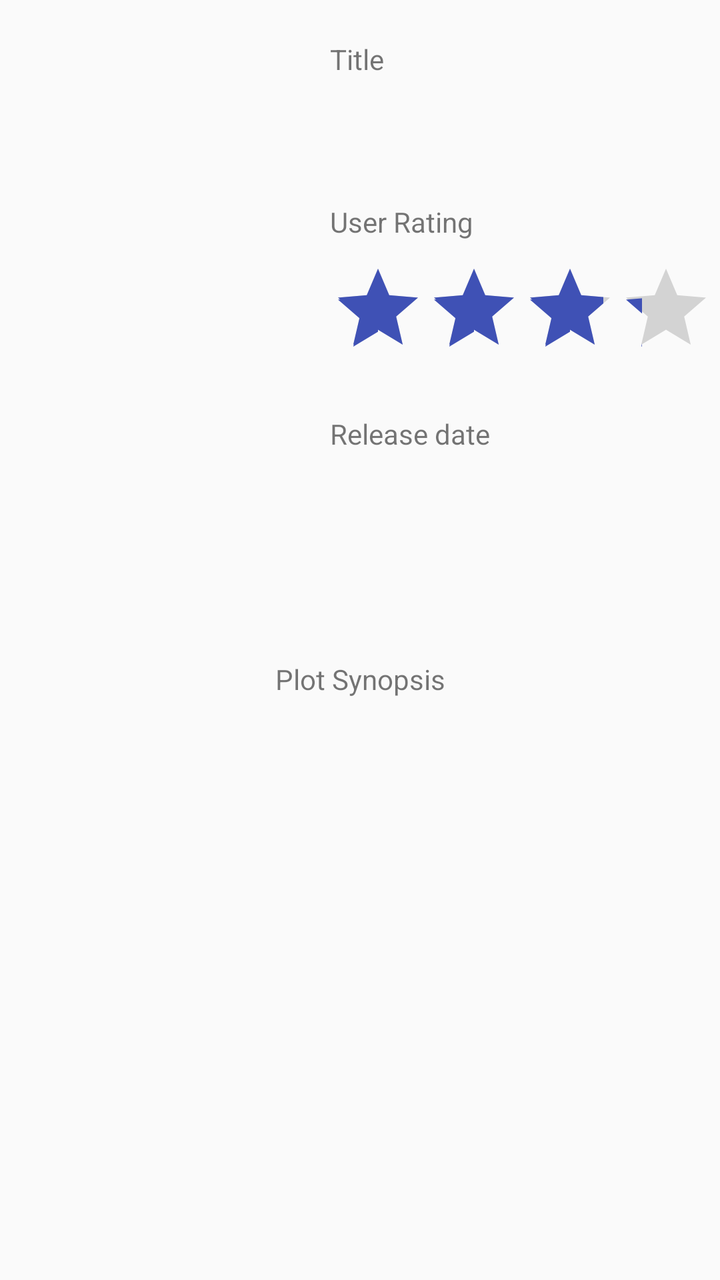
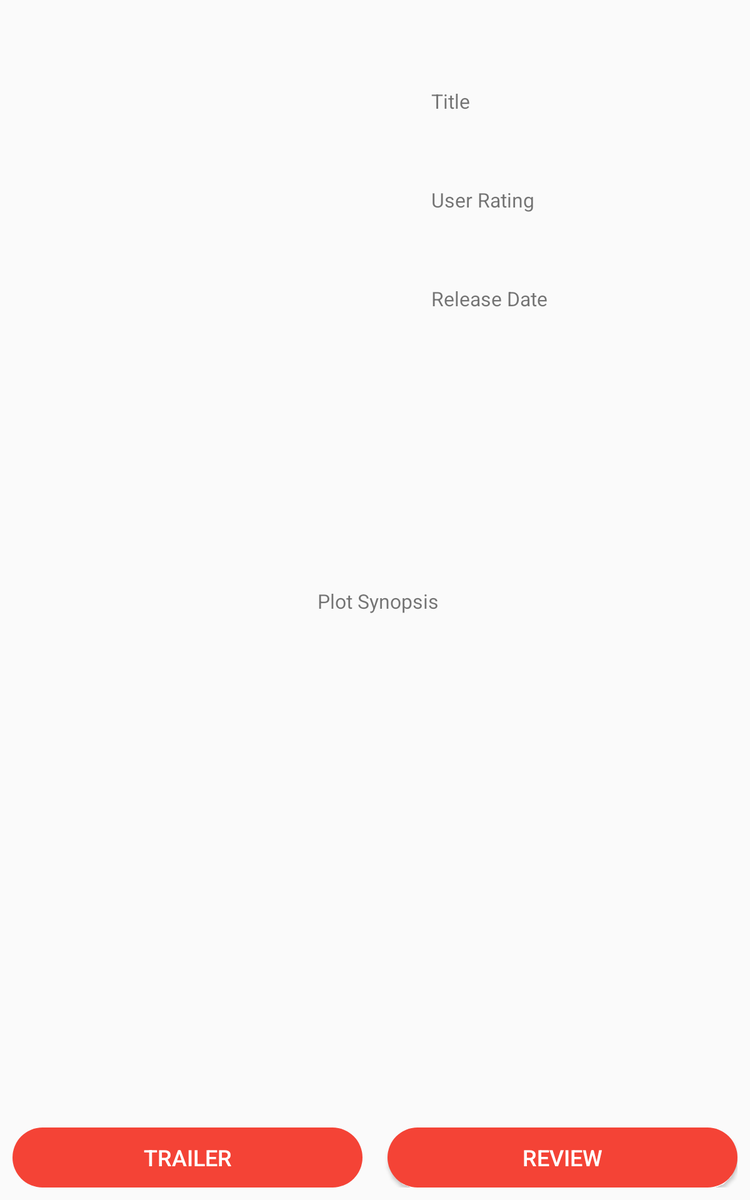

One screen, two layout resources from the same app: the default and the repository's alternative for another configuration. Each is rendered where Android would select it; the XML of both is given below.
<!-- AndroidManifest.xml: application theme AppTheme -->
<!-- res/layout/activity_movie.xml -->
<?xml version="1.0" encoding="utf-8"?>
<RelativeLayout xmlns:android="http://schemas.android.com/apk/res/android"
    android:layout_width="match_parent"
    android:layout_height="match_parent">

    <ImageView
        android:id="@+id/img_movie2"
        android:layout_width="135dp"
        android:layout_height="280dp"
        android:layout_alignParentLeft="true"
        android:layout_marginLeft="10dp"
        android:layout_marginTop="10dp"
        android:scaleType="fitCenter"         />


    <LinearLayout
        android:layout_width="match_parent"
        android:layout_height="match_parent"
        android:layout_alignBottom="@id/img_movie2"
        android:layout_marginLeft="20dp"
        android:layout_marginTop="20dp"
        android:layout_toRightOf="@id/img_movie2"
        android:orientation="vertical">

        <TextView
            android:id="@+id/tv_title_label2"
            android:layout_width="wrap_content"
            android:layout_height="wrap_content"
            android:text="Title" />

        <TextView
            android:id="@+id/tv_title_name2"
            android:layout_width="wrap_content"
            android:layout_height="wrap_content"
            android:layout_marginTop="10dp"

            android:textSize="24dp" />

        <TextView
            android:id="@+id/tv_user_rating_label2"
            android:layout_width="wrap_content"
            android:layout_height="wrap_content"
            android:layout_marginTop="20dp"
            android:text="User Rating" />

        <RatingBar
            android:id="@+id/rating_bar"
            android:layout_width="wrap_content"
            android:layout_height="wrap_content"

            android:numStars="5"
            android:rating="3.5"
            android:layout_marginTop="10dp" />

        <TextView
            android:id="@+id/tv_date_label2"
            android:layout_width="wrap_content"
            android:layout_height="wrap_content"
            android:layout_marginTop="20dp"
            android:text="Release date" />

        <TextView
            android:id="@+id/tv_date2"
            android:layout_width="wrap_content"
            android:layout_height="wrap_content"
            android:layout_marginTop="10dp"

            android:textSize="24dp" />


    </LinearLayout>

    <TextView
        android:id="@+id/tv_synopsis_label2"
        android:layout_width="match_parent"
        android:layout_height="wrap_content"
        android:layout_marginTop="40dp"
        android:text="Plot Synopsis"
        android:gravity="center"
        android:layout_below="@id/img_movie2" />
    <TextView
        android:id="@+id/tv_synopsis2"
        android:layout_width="match_parent"
        android:layout_height="wrap_content"
        android:layout_marginTop="20dp"
         android:gravity="center"
        android:layout_below="@id/tv_synopsis_label2" />


</RelativeLayout>
<!-- resources referenced by this layout -->
<resources>
  <style name="AppTheme" parent="Theme.AppCompat.Light.DarkActionBar">
          
          <item name="colorPrimary">@color/colorPrimary</item>
          <item name="colorPrimaryDark">@color/colorPrimaryDark</item>
          <item name="colorAccent">@color/colorAccent</item>
      </style>
  <color name="colorPrimary">#F44336</color>
  <color name="colorPrimaryDark">#B9332A</color>
  <color name="colorAccent">#3F51B5</color>
</resources>
<!-- res/layout-sw600dp/activity_movie.xml (the repository's variant of the layout above) -->
<!-- drawn on a 7-inch tablet held upright -->
<?xml version="1.0" encoding="utf-8"?>
<RelativeLayout xmlns:android="http://schemas.android.com/apk/res/android"
    android:layout_width="match_parent"
    android:layout_height="match_parent">

    <ImageView
        android:id="@+id/img_movie2"
        android:layout_width="200dp"
        android:layout_height="320dp"
        android:layout_alignParentLeft="true"
        android:layout_marginLeft="70dp"
        android:layout_marginTop="70dp"
        android:scaleType="fitCenter"         />


    <LinearLayout
        android:layout_width="match_parent"
        android:layout_height="wrap_content"

        android:layout_marginLeft="70dp"
        android:layout_marginTop="70dp"
        android:layout_toRightOf="@id/img_movie2"
        android:orientation="vertical">

        <TextView
            android:id="@+id/tv_title_label2"
            android:layout_width="wrap_content"
            android:layout_height="wrap_content"
            style="@style/label_text"
            android:layout_marginTop="0dp"
            android:text="@string/label_title" />

        <TextView
            android:id="@+id/tv_title_name2"
            android:layout_width="wrap_content"
            android:layout_height="wrap_content"
            style="@style/content_text" />

        <TextView
            android:id="@+id/tv_user_rating_label2"
            android:layout_width="wrap_content"
            android:layout_height="wrap_content"
            style="@style/label_text"
            android:text="@string/label_user_rating" />

        <TextView
            android:id="@+id/tv_user_rating2"
            android:layout_width="wrap_content"
            android:layout_height="wrap_content"
            style="@style/content_text"
            />


        <TextView
            android:id="@+id/tv_date_label2"
            android:layout_width="wrap_content"
            android:layout_height="wrap_content"
            style="@style/label_text"
            android:text="@string/label_release_date" />

        <TextView
            android:id="@+id/tv_date2"
            android:layout_width="wrap_content"
            android:layout_height="wrap_content"
            style="@style/content_text"
            />


    </LinearLayout>

    <TextView
        android:id="@+id/tv_synopsis_label2"
        android:layout_width="match_parent"
        android:layout_height="wrap_content"
        style="@style/label_text"
        android:layout_marginTop="80dp"
        android:text="@string/label_plot_synopsis"
        android:gravity="center"
        android:layout_below="@id/img_movie2" />

    <TextView
        android:id="@+id/tv_synopsis2"
        android:layout_width="match_parent"
        android:layout_height="wrap_content"
        android:layout_marginHorizontal="50dp"
        style="@style/plot_text"
        android:justificationMode="inter_word"
        android:layout_below="@id/tv_synopsis_label2" />


    <LinearLayout
        android:layout_width="match_parent"
        android:layout_height="wrap_content"
        android:orientation="horizontal"
        android:layout_alignParentBottom="true"
        android:layout_margin="10dp">


        <Button
            android:layout_width="match_parent"
            android:id="@+id/btn_trailer"
            android:layout_marginRight="10dp"
            android:layout_weight="1"
            android:textSize="18sp"
            android:textColor="#FFFF"
            android:layout_height="wrap_content"
            android:text="@string/button_trailer"
            android:background="@drawable/my_button"/>
        <Button
            android:layout_width="match_parent"
            android:layout_weight="1"
            android:textSize="18sp"
            android:id="@+id/btn_review"
            android:textColor="#FFFF"
            android:layout_marginLeft="10dp"
            android:layout_height="wrap_content"
            android:text="@string/button_review"
            android:background="@drawable/my_button"/>


    </LinearLayout>

</RelativeLayout>
<!-- resources referenced by the variant -->
<!-- as a 7-inch tablet held upright resolves them -->
<resources>
  <!-- drawable my_button (drawable) -->
  <?xml version="1.0" encoding="utf-8"?>
  <shape xmlns:android="http://schemas.android.com/apk/res/android"
      android:shape="rectangle" android:padding="10dp">
      
      <solid android:color="#F44336"/>
      <corners android:radius="30dp"/>
  </shape>
  <string name="button_review">Review</string>
  <string name="button_trailer">Trailer</string>
  <string name="label_plot_synopsis">Plot Synopsis</string>
  <string name="label_release_date">Release Date</string>
  <string name="label_title">Title</string>
  <string name="label_user_rating">User Rating</string>
  <style name="content_text">
          <item name="android:textSize">@dimen/content_size</item>
          <item name="android:fontFamily" tools:targetApi="jelly_bean">sans-serif-black</item>
          <item name="android:layout_marginLeft">@dimen/content_margin_horizontal</item>
          <item name="android:layout_marginTop">@dimen/content_margin_top</item>
      </style>
  <style name="label_text">
          <item name="android:textSize">@dimen/label_size</item>
  
          <item name="android:layout_marginLeft">@dimen/label_margin_horizontal</item>
          <item name="android:layout_marginTop">@dimen/label_margin_top</item>
      </style>
  <style name="plot_text">
          <item name="android:textSize">@dimen/plot_size</item>
          <item name="android:gravity">center</item>
          <item name="android:layout_marginLeft">@dimen/plot_margin_horizontal</item>
          <item name="android:layout_marginRight">@dimen/plot_margin_horizontal</item>
          <item name="android:layout_marginTop">@dimen/plot_margin_top</item>
      </style>
  <style name="AppTheme" parent="Theme.AppCompat.Light.DarkActionBar">
          
          <item name="colorPrimary">@color/colorPrimary</item>
          <item name="colorPrimaryDark">@color/colorPrimaryDark</item>
          <item name="colorAccent">@color/colorAccent</item>
      </style>
  <dimen name="content_size">24dp</dimen>
  <dimen name="content_margin_horizontal">10dp</dimen>
  <dimen name="content_margin_top">10dp</dimen>
  <dimen name="label_size">16dp</dimen>
  <dimen name="label_margin_horizontal">5dp</dimen>
  <dimen name="label_margin_top">15dp</dimen>
  <dimen name="plot_size">18dp</dimen>
  <dimen name="plot_margin_horizontal">10dp</dimen>
  <dimen name="plot_margin_top">20dp</dimen>
  <color name="colorPrimary">#F44336</color>
  <color name="colorPrimaryDark">#B9332A</color>
  <color name="colorAccent">#3F51B5</color>
</resources>
